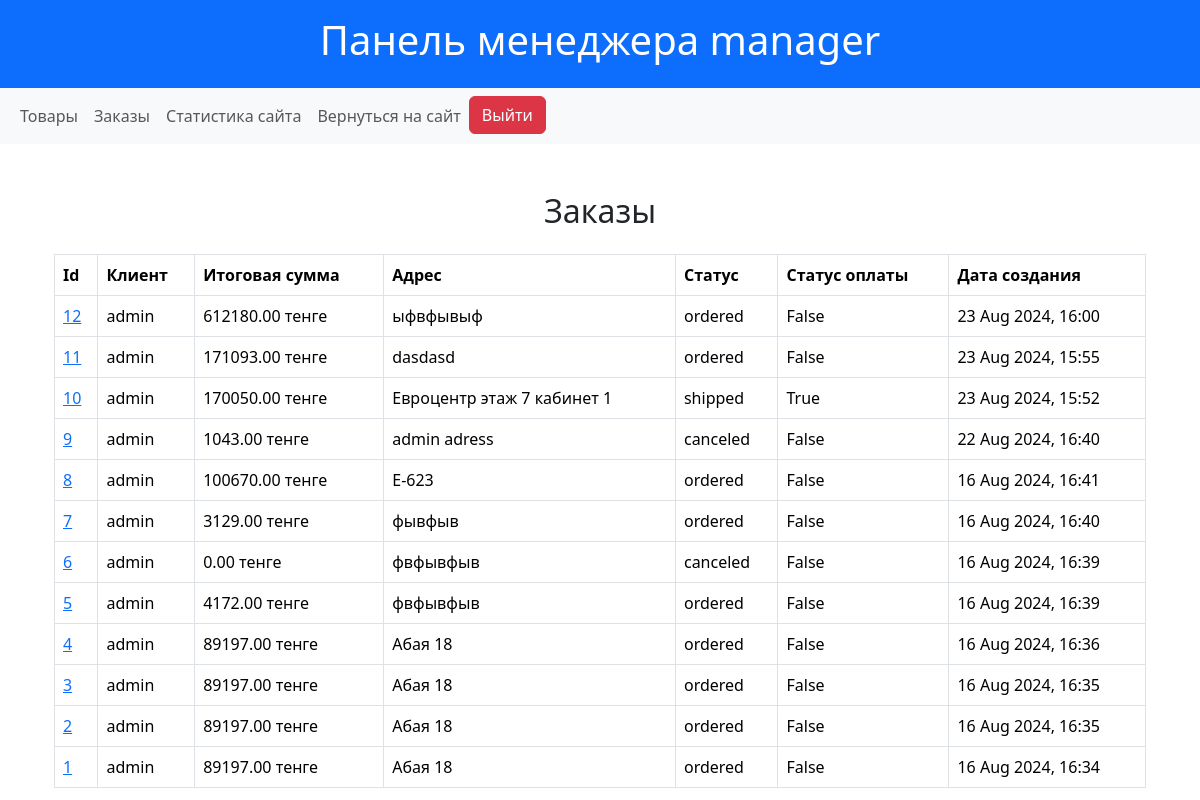
/manager/orders/ (signed in), run on an earlier commit of the app's database.
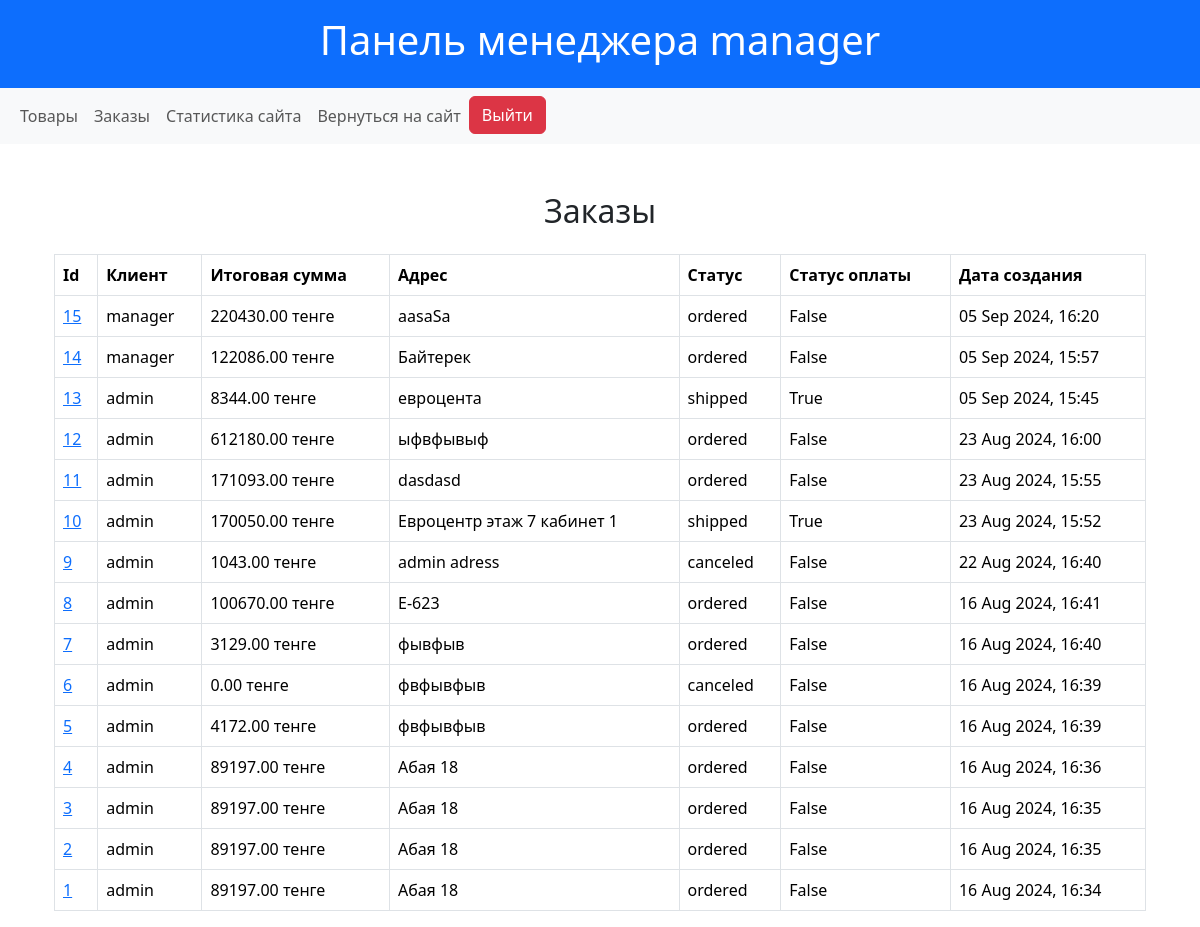
And on a later commit of the database.
### shop/models.py (models this page shows, shortened)
class Order(models.Model):
    STATUS_CHOICES = [
        ('ordered', 'Заказан'),
        ('shipped', 'Отправлен'),
        ('received', 'Получен'),
        ('canceled', 'Отменен'),
        ('returned', 'Возвращен'),
    ]
    user = models.ForeignKey(User, on_delete=models.CASCADE, related_name='orders')
    total_price = models.DecimalField(max_digits=10, decimal_places=2)
    address = models.CharField(max_length=255)
    status = models.CharField(max_length=10, choices=STATUS_CHOICES, default='ordered')
    payment_status = models.BooleanField(default=False)
    created_at = models.DateTimeField(auto_now_add=True)
    objects = OrderManager()
    class Meta:
        verbose_name = "Заказ"
        verbose_name_plural = "Заказы"

### shop/views.py (the view)
# urls.py: path('manager/orders/', ManagerOrdersView.as_view(), name='manager_orders'),
class ManagerOrdersView(ManagerMixin, ListView):
    model = Order
    template_name = 'manager/orders.html'
    context_object_name = 'orders'
    ordering = ['-created_at']

### shop/views.py (called while the page is built)
    def test_func(self):
        return self.request.user.groups.filter(name="Менеджеры").exists()

### shop/templates/manager/orders.html (shortened to what this page needs)
{% extends "manager/base.html" %}
{% block content %}
<div class="container mt-5">
    <h2 class="text-center mb-4">Заказы</h2>
    <table class="table table-bordered table-hover">
        <thead class="thead-light">
            <tr>
                <th scope="col">Id</th>
                <th scope="col">Клиент</th>
                <th scope="col">Итоговая сумма</th>
                <th scope="col">Адрес</th>
                <th scope="col">Статус</th>
                <th scope="col">Статус оплаты</th>
                <th scope="col">Дата создания</th>
            </tr>
        </thead>
        <tbody>
            {% for order in orders %}
                <tr>
                    <td><a href="{% url 'update_order' order.pk %}">{{ order.pk }}</a></td>
                    <td>{{ order.user.username }}</td>
                    <td>{{ order.total_price }} тенге</td>
                    <td>{{ order.address }}</td>
                    <td>{{ order.status }}</td>
                    <td>{{ order.payment_status }}</td>
                    <td>{{ order.created_at|date:"d M Y, H:i" }}</td>
                </tr>
            {% endfor %}
        </tbody>
    </table>
</div>
{% endblock %}

### shop/templates/manager/base.html (shortened to what this page needs)
<!DOCTYPE html>
<html lang="en">
<head>
    <link href="https://cdn.jsdelivr.net/npm/bootstrap@5.3.3/dist/css/bootstrap.min.css" rel="stylesheet">
    <link rel="stylesheet" href="https://cdnjs.cloudflare.com/ajax/libs/font-awesome/6.6.0/css/all.min.css" />
</head>
<body>
    <header class="bg-primary text-white text-center py-3 ">
        <h1>
            Панель менеджера {{ user.username }}
        </h1>
    </header>
    <nav class="navbar navbar-expand-lg navbar-light bg-light mb-4">
        <div class="container-fluid">
            <div class="navbar-nav">
                <a class="nav-link" href="{% url 'manager_products' %}">Товары</a>
                <a class="nav-link" href="{% url 'manager_orders' %}">Заказы</a>
                <a class="nav-link" href="{% url 'manager_dashboard' %}">Статистика сайта</a>
                <a class="nav-link" href="{% url 'product_list' %}">Вернуться на сайт</a>
                <form action="{% url 'logout' %}" method="post" style="display:inline;" class="d-inline">
                    <button class="btn btn-danger" type="submit">Выйти</button>
                </form>
            </div>
        </div>
    </nav>
    <div class="container">
        {% block content %}
        {% endblock %}
    </div>
</body>
</html>

What changed in the data, as far as the page shows it:
added Order: pk "15", user.username "manager", total_price "220430.00", address "aasaSa", status "ordered", payment_status "False", created_at "05 Sep 2024, 16:20"
added Order: pk "14", user.username "manager", total_price "122086.00", address "Байтерек", status "ordered", payment_status "False", created_at "05 Sep 2024, 15:57"
added Order: pk "13", user.username "admin", total_price "8344.00", address "евроцента", status "shipped", payment_status "True", created_at "05 Sep 2024, 15:45"
